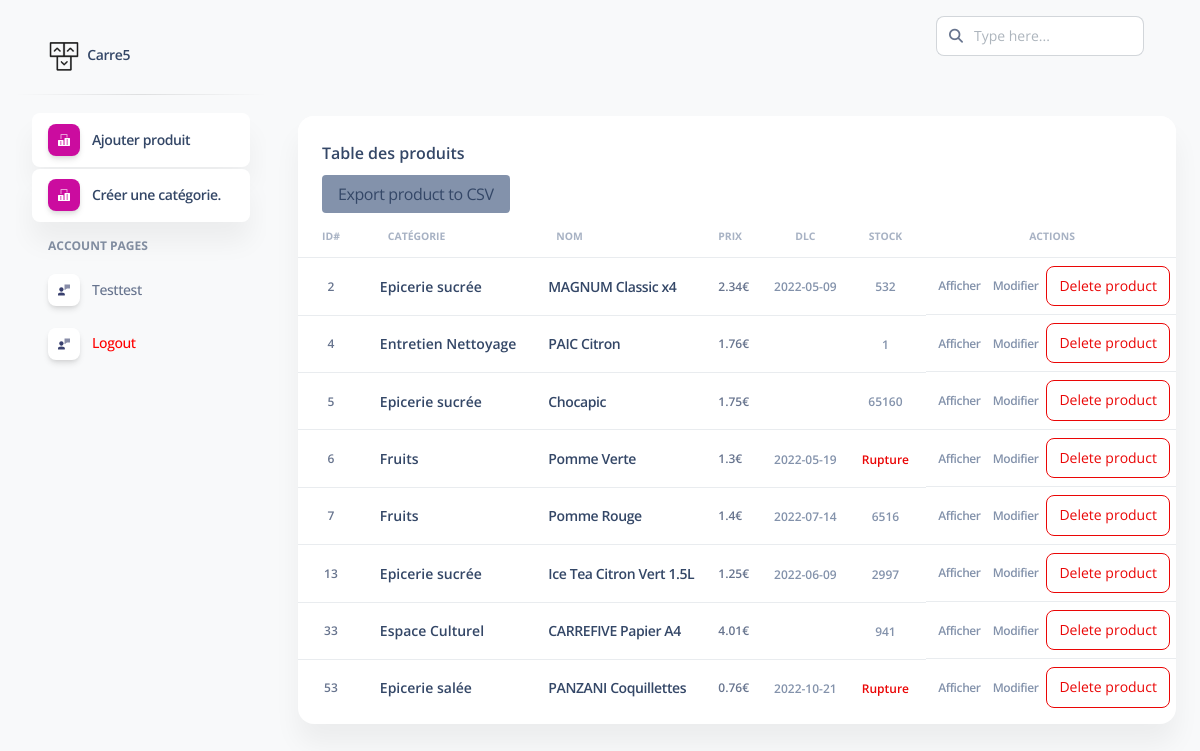
The page /app/index.php (signed in) on the database its author committed.
### tables this page shows
CREATE TABLE `product` (
  `product_id` int(11) NOT NULL,
  `category_id` int(11) DEFAULT NULL,
  `name` varchar(255) NOT NULL,
  `description` text NOT NULL,
  `price` float NOT NULL,
  `image` varchar(512) DEFAULT 'public/uploads/noimg.png',
  `dlc` date DEFAULT NULL,
  `stock_quantity` int(11) NOT NULL DEFAULT 0,
  `seller_id` int(11) DEFAULT NULL,
  `modifier_id` int(11) DEFAULT NULL,
  `modifier_date` datetime DEFAULT current_timestamp() ON UPDATE current_timestamp()
);

CREATE TABLE `categories` (
  `categories_id` int(11) NOT NULL,
  `label` varchar(100) NOT NULL
);

### app/displayTable.php (called while the page is built)
<?php
$fetchAll = fetchAllProductCategory($db);
displayTable($fetchAll);
?>

### app/includes/bdd.php (called while the page is built, shortened)
<?php
function fetchAllProductCategory($db){
    try{
        $sqlDisplay = 'SELECT * FROM product LEFT JOIN categories ON product.category_id = categories.categories_id';
        $reqDisplay = $db->query($sqlDisplay);
        return $resultDisplay = $reqDisplay->fetchAll();
    }catch(PDOException $e){
        echo 'Erreur : '. $e;
    }
}

### app/includes/helpers.php (the view, shortened to what this page needs)
<?php
function displayTable($arraySql){
    foreach($arraySql as $product){
        echo'
        <tr>
            <td>
                <p class="text-xs font-weight-bold mb-0 text-center">
                '.$product["product_id"].'
            </td>
            <td>
                <div class="d-flex px-2 py-1">
                    <div class="d-flex flex-column justify-content-center">
                        <h6 class="mb-0 text-sm">'.$product["label"].'</h6>
                    </div>
                </div>
            </td>
            <td>
                <div class="d-flex px-2 py-1">
                    <div class="d-flex flex-column justify-content-center">
                        <a href="product.php?id='.$product["product_id"].'"><h6 class="mb-0 text-sm">'.$product["name"].'</h6></a>
                    </div>
                </div>
            </td>
            <td>
                <p class="text-xs font-weight-bold mb-0">'.$product["price"].'€
                </p>
            </td>
            <td class="align-middle text-center">
                <span class="text-secondary text-xs font-weight-bold">'.$product["dlc"].'</span>
            </td>
            <td class="align-middle text-center">';
            if($product['stock_quantity'] <= 0){
                echo '<span class="text-secondary text-danger text-xs font-weight-bold">Rupture</span>';
                } else{
                    echo '<span class="text-secondary text-xs font-weight-bold">'.$product["stock_quantity"].'</span>';
                }
            $flex = isset($_SESSION['user'])?'d-flex': '';
            echo '</td>
            <td class="align-middle text-center '.$flex.' align-items-center justify-content-center">
                <a href="product.php?id='.$product["product_id"].'"
                    class="text-secondary font-weight-bold text-xs text-primary mx-1"
                    data-toggle="tooltip" data-original-title="Show product">
                    Afficher
                </a>';
            if(isset($_SESSION['user'])){
                echo '
                <a href="product_edit.php?id='.$product["product_id"].'" class="text-secondary font-weight-bold text-xs mx-2"
                    data-toggle="tooltip" data-original-title="Edit product">
                    Modifier
                </a>
                <form action="includes/productDelete_post.php" method="post">
                <input type="hidden" name="product_id" value="'.$product['product_id'].'";>
                <input type="hidden" name="csrf_token" value="'.$_SESSION['token'].'">
                <input class="text-danger form-control btn-outline-danger" type="submit" value="Delete product" />
                </form>
            </td>';
            }
        echo '</tr>';
    }
}
?>

### rows shown on the page
product: product_id "2", category.label "Epicerie sucrée", name "MAGNUM Classic x4", price "2.34", dlc "2022-05-09", stock_quantity "532"
product: product_id "4", category.label "Entretien Nettoyage", name "PAIC Citron", price "1.76", stock_quantity "1"
product: product_id "5", category.label "Epicerie sucrée", name "Chocapic", price "1.75", stock_quantity "65160"
product: product_id "6", category.label "Fruits", name "Pomme Verte", price "1.3", dlc "2022-05-19", stock_quantity "Rupture"
product: product_id "7", category.label "Fruits", name "Pomme Rouge", price "1.4", dlc "2022-07-14", stock_quantity "6516"
product: product_id "13", category.label "Epicerie sucrée", name "Ice Tea Citron Vert 1.5L", price "1.25", dlc "2022-06-09", stock_quantity "2997"
product: product_id "33", category.label "Espace Culturel", name "CARREFIVE Papier A4", price "4.01", stock_quantity "941"
product: product_id "53", category.label "Epicerie salée", name "PANZANI Coquillettes", price "0.76", dlc "2022-10-21", stock_quantity "Rupture"

### other values the page prints
$_SESSION["user"] "Testtest"
